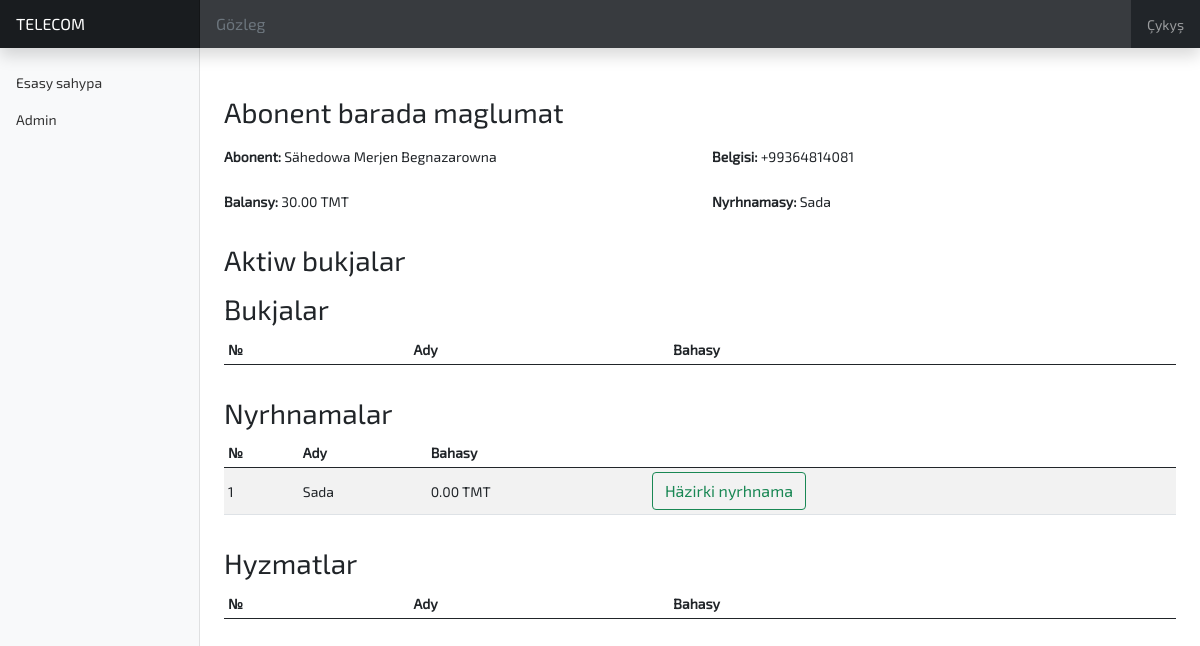
The page /client/2/ on the database as committed earlier.
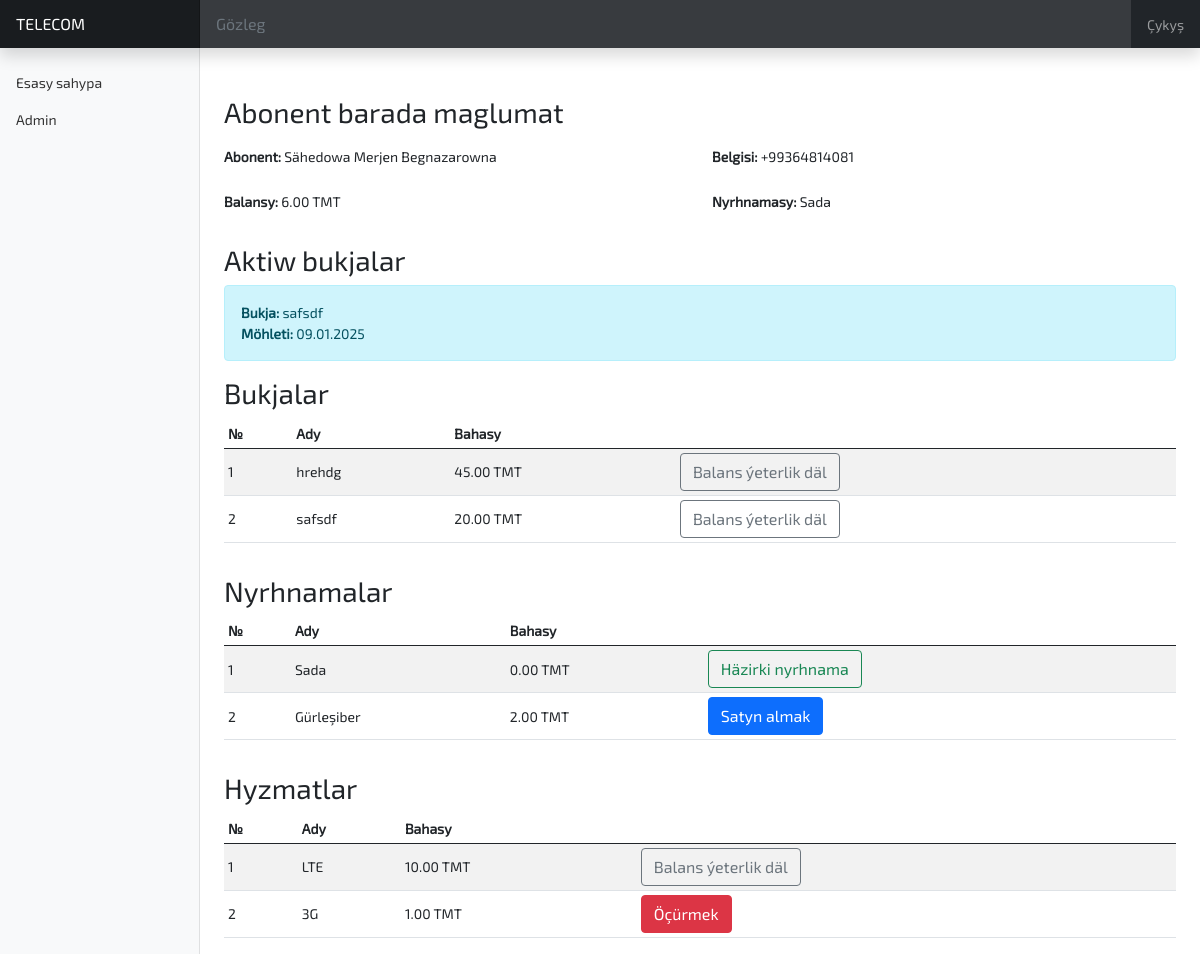
The same page on the database as committed later.
### main/models.py (models this page shows, shortened)
class Client(models.Model):
    full_name = models.CharField(max_length=400)
    phone_number = models.CharField(max_length=20, unique=True)
    balance = models.FloatField()
    appraisal = models.ForeignKey("Appraisal", on_delete=models.CASCADE)
    services = models.ManyToManyField("Service", blank=True)
    class Meta:
        verbose_name = "abonent"
        verbose_name_plural = "abonentler"

class Appraisal(models.Model):
    name = models.CharField(max_length=250)
    price = models.FloatField()
    class Meta:
        verbose_name = "nyrhnama"
        verbose_name_plural = "nyrhnamalar"

class ClientPackage(models.Model):
    package = models.ForeignKey("Package", on_delete=models.CASCADE)
    client = models.ForeignKey("Client", on_delete=models.CASCADE)
    ends_at = models.DateTimeField()
    class Meta:
        verbose_name = "ulanyjy bukjasy"
        verbose_name_plural = "ulanyjy bukjalary"

class Package(models.Model):
    name = models.CharField(max_length=250)
    price = models.FloatField()
    class Meta:
        verbose_name = "bukja"
        verbose_name_plural = "bukjalar"

class Service(models.Model):
    name = models.CharField(max_length=250)
    price = models.FloatField()
    class Meta:
        verbose_name = "hyzmat"
        verbose_name_plural = "hyzmatlar"

### main/views.py (the view)
# urls.py: path("client/<int:client_id>/", views.about_sub),
def about_sub(request: HttpRequest, client_id: int):
    if exists_by_id(client_id, Client):
        client = Client.objects.get(id=client_id)
    else:
        return redirect("home")
    return render(
        request,
        "views/about_sub.html",
        {
            "client": client,
            "client_packages": ClientPackage.objects.filter(
                client=client,
                ends_at__gte=datetime.datetime.now(pytz.timezone("Asia/Ashgabat")),
            ),
            "client_services": client.services.all(),
            "packages": Package.objects.all(),
            "appraisals": Appraisal.objects.all(),
            "services": Service.objects.all(),
        },
    )

### main/templates/views/about_sub.html (shortened to what this page needs)
{% extends 'layouts/main_layout.html' %}
{% block body %}
    <h3 class="mt-5 mb-3">Abonent barada maglumat</h3>
    <div class="row my-2">
        <div class="col-6">
            <p>
                <b>Abonent:</b> {{ client.full_name }}
            </p>
        </div>
        <div class="col-6">
            <p>
                <b>Belgisi:</b> {{ client.phone_number }}
            </p>
        </div>
    </div>
    <div class="row mb-2">
        <div class="col-6">
            <p>
                <b>Balansy:</b> {{ client.balance|floatformat:"2" }} TMT
            </p>
        </div>
        <div class="col-6">
            <p>
                <b>Nyrhnamasy:</b> {{ client.appraisal.name }}
            </p>
        </div>
    </div>
    <h3 class="mt-3">Aktiw bukjalar</h3>
    {% for client_package in client_packages %}
        <div class="alert alert-info">
            <div>
                <span><b>Bukja:</b> {{ client_package.package.name }}</span>
            </div>
            <div>
                <span><b>Möhleti:</b> {{ client_package.ends_at|date:"d.m.Y" }}</span>
            </div>
        </div>
    {% endfor %}
    <h3 class="mt-3">Bukjalar</h3>
    <div class="table-responsive">
        <table class="table table-striped table-sm">
            <thead>
                <tr>
                    <th scope="col">№</th>
                    <th scope="col">Ady</th>
                    <th scope="col">Bahasy</th>
                    <th scope="col"></th>
                </tr>
            </thead>
            <tbody>
                {% for package in packages %}
                    <tr>
                        <td>{{ forloop.counter }}</td>
                        <td>{{ package.name }}</td>
                        <td>{{ package.price|floatformat:"2" }} TMT</td>
                        <td>
                            {% if client.balance >= package.price %}
                                <button class="btn btn-primary"
                                        onclick="location.href='/get-pack/{{ package.id }}/for/{{ client.id }}/'">
                                    Satyn almak
                                </button>
                            {% else %}
                                <button class="btn btn-outline-secondary">Balans ýeterlik däl</button>
                            {% endif %}
                        </td>
                    </tr>
                {% endfor %}
            </tbody>
        </table>
    </div>
    <h3 class="mt-3">Nyrhnamalar</h3>
    <div class="table-responsive">
        <table class="table table-striped table-sm">
            <thead>
                <tr>
                    <th scope="col">№</th>
                    <th scope="col">Ady</th>
                    <th scope="col">Bahasy</th>
                    <th scope="col"></th>
                </tr>
            </thead>
            <tbody>
                {% for appraisal in appraisals %}
                    <tr>
                        <td>{{ forloop.counter }}</td>
                        <td>{{ appraisal.name }}</td>
                        <td>{{ appraisal.price|floatformat:"2" }} TMT</td>
                        <td>
                            {% if client.appraisal == appraisal %}
                                <button class="btn btn-outline-success">Häzirki nyrhnama</button>
                            {% else %}
                                {% if client.balance >= appraisal.price %}
                                    <button class="btn btn-primary"
                                            onclick="location.href='/set-appraisal/{{ appraisal.id }}/for/{{ client.id }}/'">
                                        Satyn almak
                                    </button>
                                {% else %}
                                    <button class="btn btn-outline-secondary">Balans ýeterlik däl</button>
                                {% endif %}
                            {% endif %}
                        </td>
                    </tr>
                {% endfor %}
            </tbody>
        </table>
    </div>
    <h3 class="mt-3">Hyzmatlar</h3>
    <div class="table-responsive">
        <table class="table table-striped table-sm">
            <thead>
                <tr>
                    <th scope="col">№</th>
                    <th scope="col">Ady</th>
                    <th scope="col">Bahasy</th>
                    <th scope="col"></th>
                </tr>
            </thead>
            <tbody>
                {% for service in services %}
                    <tr>
                        <td>{{ forloop.counter }}</td>
                        <td>{{ service.name }}</td>
                        <td>{{ service.price|floatformat:"2" }} TMT</td>
                        <td>
                            {% if service in client_services %}
                                <button onclick="location.href='/toggle-service/{{ service.id }}/for/{{ client.id }}/'"
                                        class="btn btn-danger">Öçürmek</button>
                            {% else %}
                                {% if client.balance >= service.price %}
                                    <button class="btn btn-primary"
                                            onclick="location.href='/toggle-service/{{ service.id }}/for/{{ client.id }}/'">
                                        Satyn almak
                                    </button>
                                {% else %}
                                    <button class="btn btn-outline-secondary">Balans ýeterlik däl</button>
                                {% endif %}
                            {% endif %}
                        </td>
                    </tr>
                {% endfor %}
            </tbody>
        </table>
    </div>
{% endblock body %}

### main/templates/layouts/main_layout.html (shortened to what this page needs)
{% load static %}
<!DOCTYPE html>
<html lang="en">
    <head>
        <link href="{% static 'css/bootstrap.min.css' %}" rel="stylesheet">
        <link href="{% static 'css/dashboard.css' %}" rel="stylesheet">
        <link href="{% static 'css/main_layout.css' %}" rel="stylesheet">
    </head>
    <body>
        <header class="navbar navbar-dark sticky-top bg-dark flex-md-nowrap p-0 shadow">
            <a class="navbar-brand col-md-3 col-lg-2 me-0 px-3"
               href="{% url 'home' %}">TELECOM</a>
            <form method="get" action="/search/" class="w-100">
                <input class="form-control form-control-dark w-100"
                       type="text"
                       name="query"
                       placeholder="Gözleg"
                       aria-label="Search">
            </form>
            <div class="navbar-nav">
                <div class="nav-item text-nowrap">
                    <a class="nav-link px-3" href="{% url 'logout_view' %}">Çykyş</a>
                </div>
            </div>
        </header>
        <div class="container-fluid">
            <div class="row">
                <nav id="sidebarMenu"
                     class="col-md-3 col-lg-2 d-md-block bg-light sidebar collapse">
                    <div class="position-sticky pt-3">
                        <ul class="nav flex-column">
                            <li class="nav-item">
                                <a class="nav-link {% if current_page == 'main' %}active{% endif %}"
                                   aria-current="page"
                                   href="{% url 'home' %}">Esasy sahypa</a>
                            </li>
                            <li class="nav-item">
                                <a class="nav-link" href="/admin/">Admin</a>
                            </li>
                        </ul>
                    </div>
                </nav>
                <main class="col-md-9 ms-sm-auto col-lg-10 px-md-4">
                    {% block body %}
                    {% endblock body %}
                </main>
            </div>
        </div>
    </body>
</html>

### main/static/css/dashboard.css (style rules this page uses)
body { font-size: .875rem; }
.sidebar { position: fixed; top: 0; bottom: 0; left: 0; z-index: 100; padding: 48px 0 0; box-shadow: inset -1px 0 0 rgba(0, 0, 0, .1); }
.sidebar .nav-link { font-weight: 500; color: #333; }
.navbar-brand { padding-top: .75rem; padding-bottom: .75rem; font-size: 1rem; background-color: rgba(0, 0, 0, .25); box-shadow: inset -1px 0 0 rgba(0, 0, 0, .25); }
.navbar .form-control { padding: .75rem 1rem; border-width: 0; border-radius: 0; }
.form-control-dark { color: #fff; background-color: rgba(255, 255, 255, .1); border-color: rgba(255, 255, 255, .1); }

### main/static/css/main_layout.css (style rules this page uses)
* { font-family: Exo; }
td { vertical-align: middle; }

Rows that differ between the two databases and show on the page:
changed Client "Sähedowa Merjen Begnazarowna": balance "30.00" → "6.00"
added ClientPackage: package.name "safsdf", ends_at "09.01.2025"
added Package: name "hrehdg", price "45.00", shows "Balans ýeterlik däl"
added Package: name "safsdf", price "20.00", shows "Balans ýeterlik däl"
added Appraisal: name "Gürleşiber", price "2.00"
added Service: name "LTE", price "10.00", shows "Balans ýeterlik däl"
added Service: name "3G", price "1.00"
